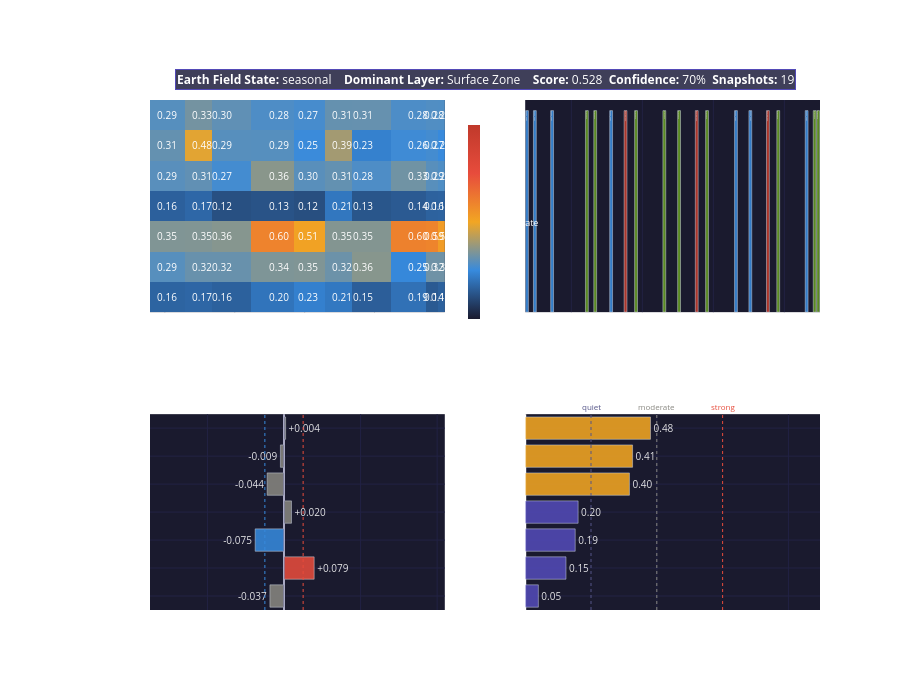

Notebook cell for this chart:
### Code cell
# ============================================================
# LAYER 7 DASHBOARD – 4 Charts
# ============================================================

snap_current = {
    'timestamp':    RUN_TIMESTAMP,
    'system_state': system_state,
    'layers': {n: {'score': normalized[n]['score']} for n in LAYER_NAMES.values()}
}
all_snaps = history + [snap_current]
n_snaps   = len(all_snaps)

layer_list   = list(LAYER_NAMES.values())
layer_labels = [
    'L0 External Drivers',
    'L1 Planetary Body',
    'L2 Surface Zone',
    'L3 Atmosphere',
    'L4 Ionosphere',
    'L5 GEC',
    'L6 Resonance Field',
]

STATE_COLORS = {
    'normal_background_state':               '#2ecc71',
    'atmospheric_driven_resonance_state':    '#E85D24',
    'space_weather_driven_ionospheric_state':'#534AB7',
    'geomagnetic_disturbance_state':         '#e74c3c',
    'mixed_coupled_state':                  '#F2A623',
    'seasonal_transition_state':            '#639922',
    'cavity_condition_shift_state':         '#378ADD',
    'anomalous_resonance_state':            '#c0392b',
    'low_confidence_state':                 '#888780',
}
STATE_SHORT = {
    'normal_background_state':               'normal',
    'atmospheric_driven_resonance_state':    'atmospheric',
    'space_weather_driven_ionospheric_state':'space_weather',
    'geomagnetic_disturbance_state':         'geomagnetic',
    'mixed_coupled_state':                  'mixed',
    'seasonal_transition_state':            'seasonal',
    'cavity_condition_shift_state':         'cavity_shift',
    'anomalous_resonance_state':            'anomalous',
    'low_confidence_state':                 'low_conf',
}

times_str = [s['timestamp'][:16].replace('T', ' ') for s in all_snaps]

from plotly.subplots import make_subplots
fig = make_subplots(
    rows=2, cols=2,
    subplot_titles=[
        'Layer Scores Heatmap',
        'System State Timeline',
        'Layer Delta / Change  (Δ since previous snapshot)',
        'Current Dominance Ranking',
    ],
    vertical_spacing=0.20,
    horizontal_spacing=0.12,
    row_heights=[0.52, 0.48],
)

# ── Chart 1: Heatmap ─────────────────────────────────────────
snaps_heatmap = all_snaps[-10:]
times_heatmap = [s['timestamp'][:16].replace('T', ' ') for s in snaps_heatmap]
z_matrix = []
for ln in layer_list:
    row = []
    for snap in snaps_heatmap:
        v = snap.get('layers', {}).get(ln, {}).get('score')
        row.append(float(v) if v is not None else 0.0)
    z_matrix.append(row)
txt_matrix = [[f'{v:.2f}' for v in row] for row in z_matrix]
fig.add_trace(go.Heatmap(
    z=z_matrix, x=times_heatmap, y=layer_labels,
    colorscale=[[0,'#1a1a2e'],[0.25,'#378ADD'],[0.5,'#F2A623'],[0.75,'#e74c3c'],[1.0,'#c0392b']],
    zmin=0, zmax=1,
    text=txt_matrix, texttemplate='%{text}', textfont=dict(size=10, color='white'),
    showscale=True,
    colorbar=dict(len=0.42, y=0.76, x=0.46, thickness=12,
                  tickvals=[0, 0.25, 0.5, 0.75, 1.0],
                  ticktext=['0', '.25 quiet', '.50 moderate', '.75 active', '1'],
                  tickfont=dict(color='white', size=9))
), row=1, col=1)

# ── Chart 2: State Timeline ───────────────────────────────────
state_clrs  = [STATE_COLORS.get(s.get('system_state',''), '#888780') for s in all_snaps]
state_txts  = [STATE_SHORT.get(s.get('system_state',''), '?') for s in all_snaps]

fig.add_trace(go.Bar(
    x=times_str, y=[1] * n_snaps,
    marker_color=state_clrs, opacity=0.88,
    text=state_txts,
    textposition='inside',
    textfont=dict(size=10, color='white'),
    showlegend=False
), row=1, col=2)
fig.update_yaxes(visible=False, row=1, col=2)
fig.update_xaxes(tickangle=30, row=1, col=2)

# ── Chart 3: Delta ───────────────────────────────────────────
delta_available = any(trends.get(ln, {}).get('delta_6h') is not None for ln in layer_list)

if delta_available:
    d_vals  = [trends.get(ln, {}).get('delta_6h') or 0.0 for ln in layer_list]
    d_clrs  = ['#e74c3c' if v > 0.05 else '#378ADD' if v < -0.05 else '#888780' for v in d_vals]
    d_texts = [f'{v:+.3f}' for v in d_vals]
else:
    d_vals  = [normalized[ln].get('score') or 0 for ln in layer_list]
    d_clrs  = ['#444466'] * 7
    d_texts = [f'{v:.3f} (cur)' for v in d_vals]

fig.add_trace(go.Bar(
    x=d_vals, y=layer_labels,
    orientation='h',
    marker_color=d_clrs, opacity=0.87,
    text=d_texts,
    textposition='outside', textfont=dict(color='white', size=10),
    showlegend=False
), row=2, col=1)
fig.add_vline(x=0, line_color='#555588', line_width=1, row=2, col=1)
fig.add_vline(x=0.05,  line_dash='dot', line_color='#e74c3c', line_width=1, row=2, col=1)
fig.add_vline(x=-0.05, line_dash='dot', line_color='#378ADD', line_width=1, row=2, col=1)
fig.update_xaxes(
    range=[-0.35, 0.42] if delta_available else [0, 1.1],
    title_text='Δ Score (6h)' if delta_available else 'Current Score (Δ from 2nd snapshot)',
    gridcolor='#222244', row=2, col=1
)
if not delta_available:
    fig.add_annotation(
        x=0.55, y=6.6,
        text='⚠ Delta available after 2 snapshots',
        showarrow=False, xref='x3', yref='y3',
        font=dict(color='#F2A623', size=10),
        bgcolor='rgba(30,30,50,0.8)'
    )

# ── Chart 4: Dominance Ranking ───────────────────────────────
coup_pairs  = [f"{c['from'].split('_')[0]} → {c['to'].split('_')[0]}" for c in couplings]
coup_vals   = [c['strength'] for c in couplings]
coup_clrs   = ['#e74c3c' if v > 0.5 else '#F2A623' if v > 0.3 else '#534AB7' for v in coup_vals]
sorted_coup = sorted(zip(coup_pairs, coup_vals, coup_clrs), key=lambda x: x[1])

fig.add_trace(go.Bar(
    x=[v for _, v, _ in sorted_coup],
    y=[l for l, _, _ in sorted_coup],
    orientation='h',
    marker_color=[c for _, _, c in sorted_coup], opacity=0.88,
    text=[f'{v:.2f}' for _, v, _ in sorted_coup],
    textposition='outside', textfont=dict(color='white', size=10),
    showlegend=False
), row=2, col=2)
for t, col, label in [(0.25,'#555588','quiet'),(0.50,'#888780','moderate'),(0.75,'#e74c3c','strong')]:
    fig.add_vline(x=t, line_dash='dot', line_color=col, line_width=1,
                  annotation_text=label,
                  annotation_font=dict(color=col, size=8),
                  annotation_position='top',
                  row=2, col=2)
fig.update_xaxes(range=[0, 1.12], title_text='Coupling strength', gridcolor='#222244', row=2, col=2)

# ── Global State Header ───────────────────────────────────────
fig.add_annotation(
    x=0.5, y=1.06, xref='paper', yref='paper',
    text=(
        f'<b>Earth Field State:</b> {STATE_SHORT.get(system_state, system_state)}  '
        f'  <b>Dominant Layer:</b> {dominant_layer.split("_",1)[-1].replace("_"," ").title()}  '
        f'  <b>Score:</b> {state_score:.3f}'
        f'  <b>Confidence:</b> {state_confidence:.0%}'
        f'  <b>Snapshots:</b> {n_snaps}'
    ),
    showarrow=False, font=dict(size=12, color='white'),
    bgcolor='rgba(30,30,60,0.85)',
    bordercolor='#534AB7', borderwidth=1,
    xanchor='center'
)

# ── Layout ────────────────────────────────────────────────────
fig.update_layout(
    height=680,
    plot_bgcolor='#1a1a2e', paper_bgcolor='rgba(0,0,0,0)',
    margin=dict(l=150, r=80, t=100, b=70),
    showlegend=False,
    font=dict(color='white', size=11),
)
for r, c in [(1,1),(1,2),(2,1),(2,2)]:
    fig.update_yaxes(gridcolor='#222244', tickfont=dict(color='white', size=10), row=r, col=c)
    fig.update_xaxes(gridcolor='#222244', tickfont=dict(color='white', size=9), row=r, col=c)

fig.show()

### Figure 1 — Plotly figure (JSON) as saved in the notebook; plotly's stock layout.template omitted (floating-point values rounded to 4 significant figures)
{"data": [{"colorbar": {"len": 0.42, "thickness": 12, "tickfont": {"color": "white", "size": 9}, "ticktext": ["0", ".25 quiet", ".50 moderate", ".75 active", "1"], "tickvals": [0, 0.25, 0.5, 0.75, 1.0], "x": 0.46, "y": 0.76}, "colorscale": [[0, "#1a1a2e"], [0.25, "#378ADD"], [0.5, "#F2A623"], [0.75, "#e74c3c"], [1.0, "#c0392b"]], "showscale": true, "text": [["0.16", "0.17", "0.16", "0.20", "0.23", "0.21", "0.15", "0.19", "0.14", "0.16"], ["0.29", "0.32", "0.32", "0.34", "0.35", "0.32", "0.36", "0.25", "0.32", "0.32"], ["0.35", "0.35", "0.36", "0.60", "0.51", "0.35", "0.35", "0.60", "0.59", "0.53"], ["0.16", "0.17", "0.12", "0.13", "0.12", "0.21", "0.13", "0.14", "0.16", "0.16"], ["0.29", "0.31", "0.27", "0.36", "0.30", "0.31", "0.28", "0.33", "0.29", "0.28"], ["0.31", "0.48", "0.29", "0.29", "0.25", "0.39", "0.23", "0.26", "0.27", "0.25"], ["0.29", "0.33", "0.30", "0.28", "0.27", "0.31", "0.31", "0.28", "0.28", "0.28"]], "textfont": {"color": "white", "size": 10}, "texttemplate": "%{text}", "type": "heatmap", "x": ["2026-05-12 12:26", "2026-05-12 18:24", "2026-05-12 21:53", "2026-05-13 07:40", "2026-05-13 12:31", "2026-05-13 18:28", "2026-05-13 21:57", "2026-05-14 07:33", "2026-05-14 10:16", "2026-05-14 11:28"], "xaxis": "x", "y": ["L0 External Drivers", "L1 Planetary Body", "L2 Surface Zone", "L3 Atmosphere", "L4 Ionosphere", "L5 GEC", "L6 Resonance Field"], "yaxis": "y", "z": [[0.1646, 0.1698, 0.1579, 0.201, 0.2281, 0.2099, 0.1523, 0.1947, 0.1422, 0.1579], [0.2924, 0.3159, 0.3159, 0.3446, 0.3473, 0.3202, 0.3572, 0.2455, 0.3243, 0.3243], [0.347, 0.3485, 0.3553, 0.5969, 0.5123, 0.352, 0.3518, 0.6036, 0.5939, 0.5283], [0.1571, 0.1726, 0.1202, 0.1266, 0.1174, 0.2068, 0.1334, 0.1432, 0.1601, 0.1628], [0.2948, 0.3056, 0.2674, 0.3596, 0.2955, 0.3086, 0.281, 0.326, 0.2938, 0.282], [0.3105, 0.4786, 0.2932, 0.2913, 0.2547, 0.3943, 0.229, 0.2612, 0.2676, 0.2518], [0.2912, 0.331, 0.3043, 0.2807, 0.2719, 0.3116, 0.3124, 0.2795, 0.2847, 0.2837]], "zmax": 1, "zmin": 0}, {"marker": {"color": ["#378ADD", "#378ADD", "#378ADD", "#639922", "#639922", "#378ADD", "#c0392b", "#639922", "#639922", "#639922", "#c0392b", "#639922", "#378ADD", "#378ADD", "#c0392b", "#639922", "#378ADD", "#639922", "#639922"]}, "opacity": 0.88, "showlegend": false, "text": ["cavity_shift", "cavity_shift", "cavity_shift", "seasonal", "seasonal", "cavity_shift", "anomalous", "seasonal", "seasonal", "seasonal", "anomalous", "seasonal", "cavity_shift", "cavity_shift", "anomalous", "seasonal", "cavity_shift", "seasonal", "seasonal"], "textfont": {"color": "white", "size": 10}, "textposition": "inside", "type": "bar", "x": ["2026-05-10 09:01", "2026-05-10 11:41", "2026-05-10 17:31", "2026-05-11 05:16", "2026-05-11 08:05", "2026-05-11 13:28", "2026-05-11 18:20", "2026-05-11 21:53", "2026-05-12 07:27", "2026-05-12 12:26", "2026-05-12 18:24", "2026-05-12 21:53", "2026-05-13 07:40", "2026-05-13 12:31", "2026-05-13 18:28", "2026-05-13 21:57", "2026-05-14 07:33", "2026-05-14 10:16", "2026-05-14 11:28"], "xaxis": "x2", "y": [1, 1, 1, 1, 1, 1, 1, 1, 1, 1, 1, 1, 1, 1, 1, 1, 1, 1, 1], "yaxis": "y2"}, {"marker": {"color": ["#888780", "#e74c3c", "#378ADD", "#888780", "#888780", "#888780", "#888780"]}, "opacity": 0.87, "orientation": "h", "showlegend": false, "text": ["-0.037", "+0.079", "-0.075", "+0.020", "-0.044", "-0.009", "+0.004"], "textfont": {"color": "white", "size": 10}, "textposition": "outside", "type": "bar", "x": [-0.0368, 0.0788, -0.0753, 0.0196, -0.044, -0.0094, 0.0042], "xaxis": "x3", "y": ["L0 External Drivers", "L1 Planetary Body", "L2 Surface Zone", "L3 Atmosphere", "L4 Ionosphere", "L5 GEC", "L6 Resonance Field"], "yaxis": "y3"}, {"marker": {"color": ["#534AB7", "#534AB7", "#534AB7", "#534AB7", "#F2A623", "#F2A623", "#F2A623"]}, "opacity": 0.88, "orientation": "h", "showlegend": false, "text": ["0.05", "0.15", "0.19", "0.20", "0.40", "0.41", "0.48"], "textfont": {"color": "white", "size": 10}, "textposition": "outside", "type": "bar", "x": [0.05, 0.155, 0.19, 0.201, 0.396, 0.408, 0.476], "xaxis": "x4", "y": ["L0 → L5", "L0 → L4", "L3 → L5", "L5 → L6", "L3 → L6", "L4 → L6", "L2 → L3"], "yaxis": "y4"}], "layout": {"annotations": [{"font": {"size": 16}, "showarrow": false, "text": "Layer Scores Heatmap", "x": 0.22, "xanchor": "center", "xref": "paper", "y": 1.0, "yanchor": "bottom", "yref": "paper"}, {"font": {"size": 16}, "showarrow": false, "text": "System State Timeline", "x": 0.78, "xanchor": "center", "xref": "paper", "y": 1.0, "yanchor": "bottom", "yref": "paper"}, {"font": {"size": 16}, "showarrow": false, "text": "Layer Delta / Change  (Δ since previous snapshot)", "x": 0.22, "xanchor": "center", "xref": "paper", "y": 0.384, "yanchor": "bottom", "yref": "paper"}, {"font": {"size": 16}, "showarrow": false, "text": "Current Dominance Ranking", "x": 0.78, "xanchor": "center", "xref": "paper", "y": 0.384, "yanchor": "bottom", "yref": "paper"}, {"font": {"color": "#555588", "size": 8}, "showarrow": false, "text": "quiet", "x": 0.25, "xanchor": "center", "xref": "x4", "y": 1, "yanchor": "bottom", "yref": "y4 domain"}, {"font": {"color": "#888780", "size": 8}, "showarrow": false, "text": "moderate", "x": 0.5, "xanchor": "center", "xref": "x4", "y": 1, "yanchor": "bottom", "yref": "y4 domain"}, {"font": {"color": "#e74c3c", "size": 8}, "showarrow": false, "text": "strong", "x": 0.75, "xanchor": "center", "xref": "x4", "y": 1, "yanchor": "bottom", "yref": "y4 domain"}, {"bgcolor": "rgba(30,30,60,0.85)", "bordercolor": "#534AB7", "borderwidth": 1, "font": {"color": "white", "size": 12}, "showarrow": false, "text": "<b>Earth Field State:</b> seasonal    <b>Dominant Layer:</b> Surface Zone    <b>Score:</b> 0.528  <b>Confidence:</b> 70%  <b>Snapshots:</b> 19", "x": 0.5, "xanchor": "center", "xref": "paper", "y": 1.06, "yref": "paper"}], "font": {"color": "white", "size": 11}, "height": 680, "margin": {"b": 70, "l": 150, "r": 80, "t": 100}, "paper_bgcolor": "rgba(0,0,0,0)", "plot_bgcolor": "#1a1a2e", "shapes": [{"line": {"color": "#555588", "width": 1}, "type": "line", "x0": 0, "x1": 0, "xref": "x3", "y0": 0, "y1": 1, "yref": "y3 domain"}, {"line": {"color": "#e74c3c", "dash": "dot", "width": 1}, "type": "line", "x0": 0.05, "x1": 0.05, "xref": "x3", "y0": 0, "y1": 1, "yref": "y3 domain"}, {"line": {"color": "#378ADD", "dash": "dot", "width": 1}, "type": "line", "x0": -0.05, "x1": -0.05, "xref": "x3", "y0": 0, "y1": 1, "yref": "y3 domain"}, {"line": {"color": "#555588", "dash": "dot", "width": 1}, "type": "line", "x0": 0.25, "x1": 0.25, "xref": "x4", "y0": 0, "y1": 1, "yref": "y4 domain"}, {"line": {"color": "#888780", "dash": "dot", "width": 1}, "type": "line", "x0": 0.5, "x1": 0.5, "xref": "x4", "y0": 0, "y1": 1, "yref": "y4 domain"}, {"line": {"color": "#e74c3c", "dash": "dot", "width": 1}, "type": "line", "x0": 0.75, "x1": 0.75, "xref": "x4", "y0": 0, "y1": 1, "yref": "y4 domain"}], "showlegend": false, "xaxis": {"anchor": "y", "domain": [0.0, 0.44], "gridcolor": "#222244", "tickfont": {"color": "white", "size": 9}}, "xaxis2": {"anchor": "y2", "domain": [0.56, 1.0], "gridcolor": "#222244", "tickangle": 30, "tickfont": {"color": "white", "size": 9}}, "xaxis3": {"anchor": "y3", "domain": [0.0, 0.44], "gridcolor": "#222244", "range": [-0.35, 0.42], "tickfont": {"color": "white", "size": 9}, "title": {"text": "Δ Score (6h)"}}, "xaxis4": {"anchor": "y4", "domain": [0.56, 1.0], "gridcolor": "#222244", "range": [0, 1.12], "tickfont": {"color": "white", "size": 9}, "title": {"text": "Coupling strength"}}, "yaxis": {"anchor": "x", "domain": [0.584, 1.0], "gridcolor": "#222244", "tickfont": {"color": "white", "size": 10}}, "yaxis2": {"anchor": "x2", "domain": [0.584, 1.0], "gridcolor": "#222244", "tickfont": {"color": "white", "size": 10}, "visible": false}, "yaxis3": {"anchor": "x3", "domain": [0.0, 0.384], "gridcolor": "#222244", "tickfont": {"color": "white", "size": 10}}, "yaxis4": {"anchor": "x4", "domain": [0.0, 0.384], "gridcolor": "#222244", "tickfont": {"color": "white", "size": 10}}}}
